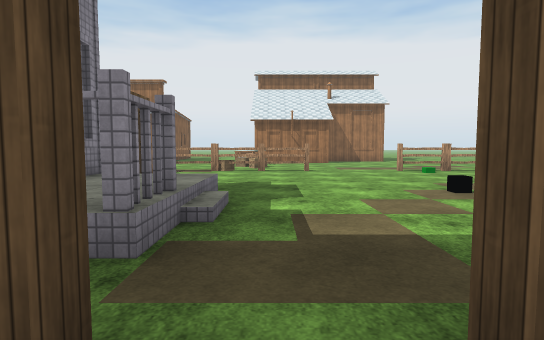
[1] (above)

24 first-person views from a walk through a 3-D level made in the Unity game engine. The camera is 1.4 m above the floor, tilts 4° down and sees 80° across. The floor is counted in squares, 2 m on a side. Each view is taken from the middle of a square. On the plan, view 1 faces up. The plan holds only what a view shows up to about 10 squares ahead; the rest is blank. The place goes on beyond the plan. The player is left out. Some animated figures are left out. Surface patterns are stand-ins for the level's own textures.

[2]
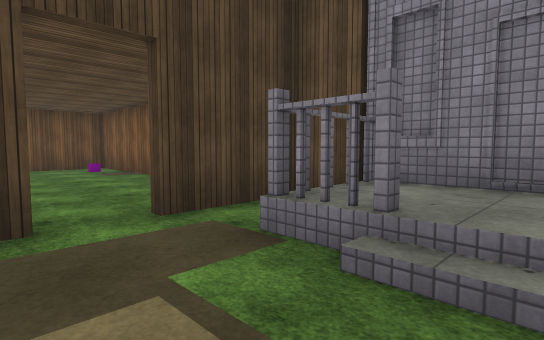

[3]
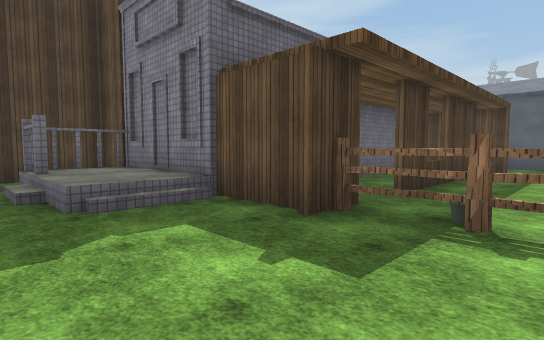

[4]
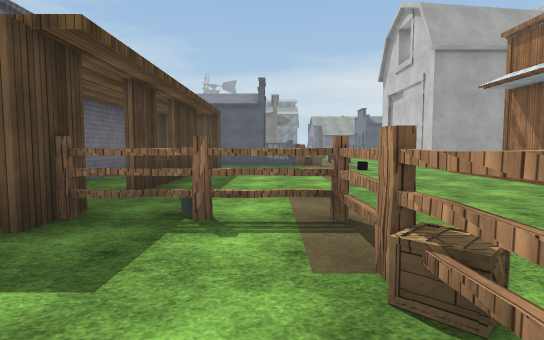

[5]
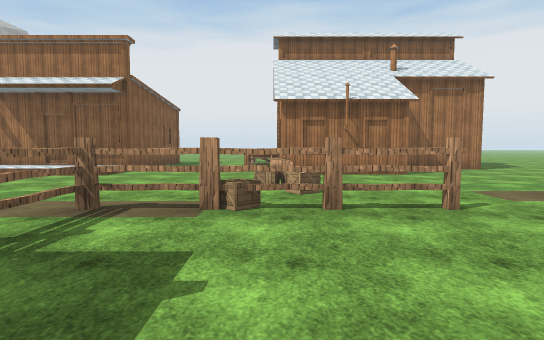

[6]
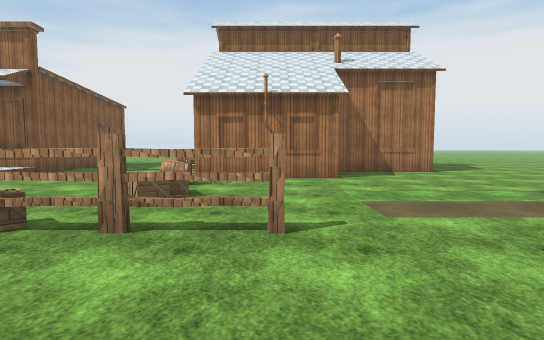

[7]
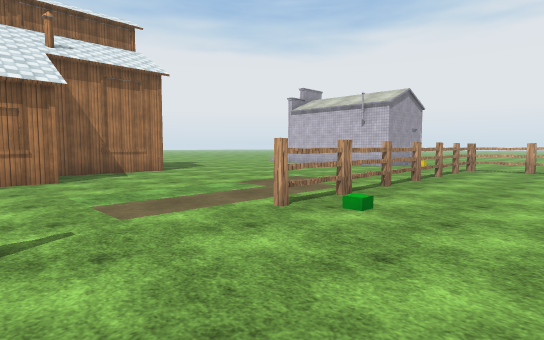

[8]
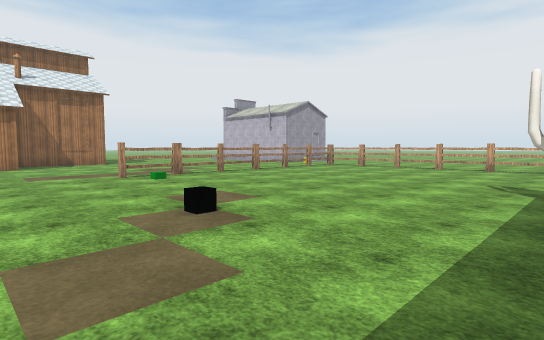

[9]
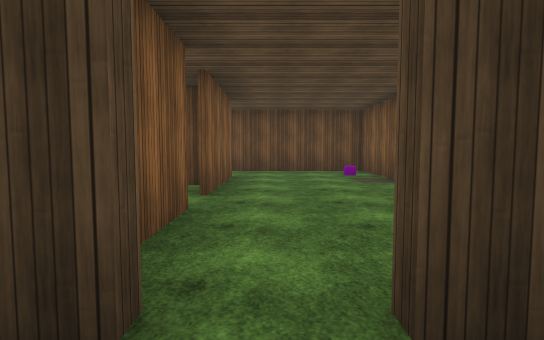

[10]
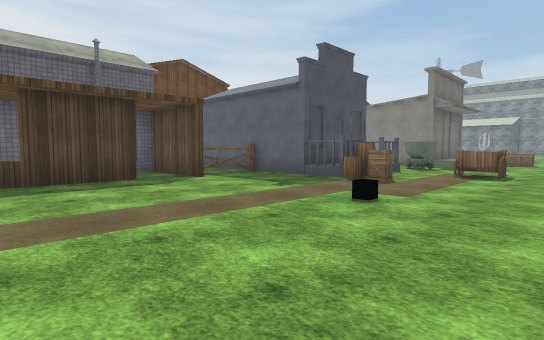

[11]
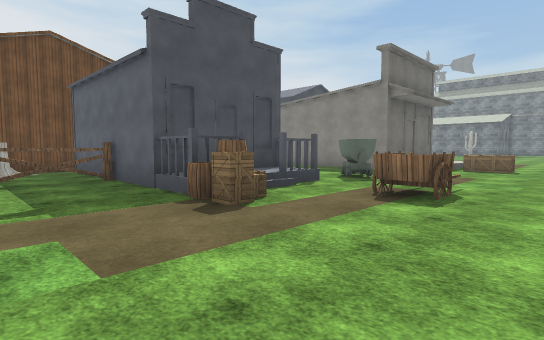

[12]
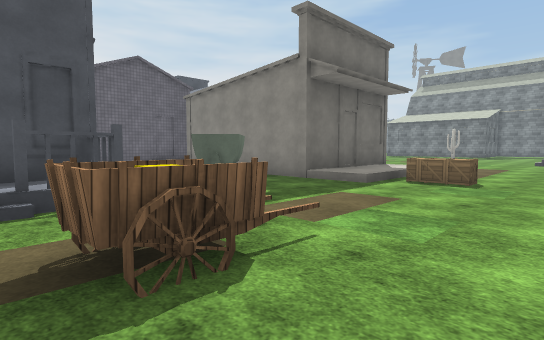

[13]
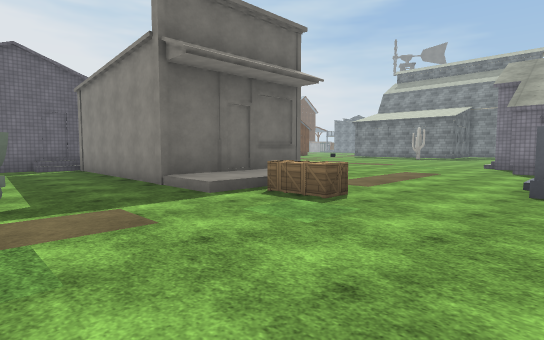

[14]
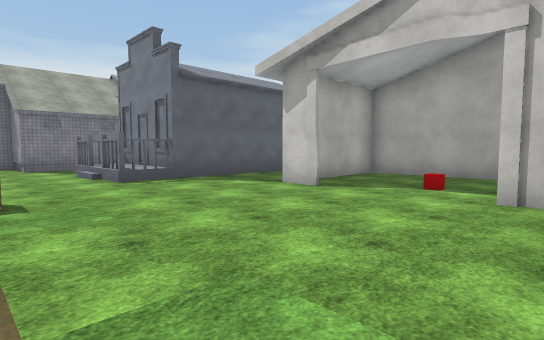

[15]
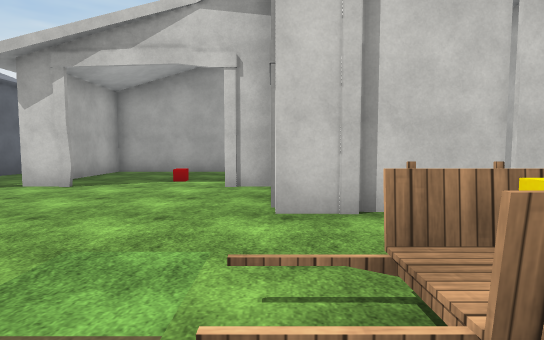

[16]
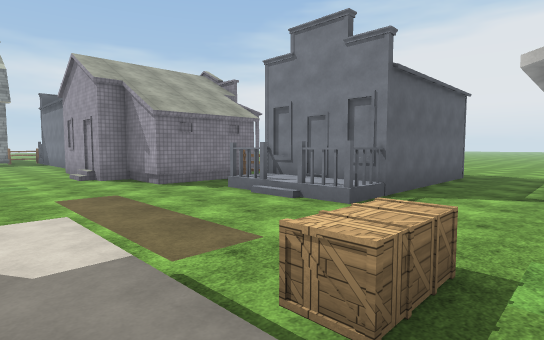

[17]
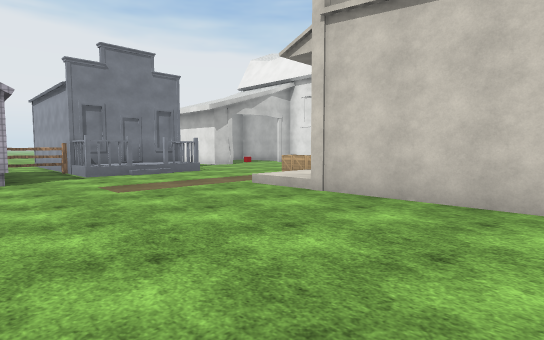

[18]
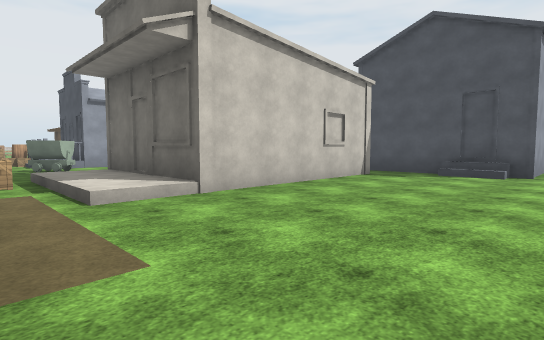

[19]
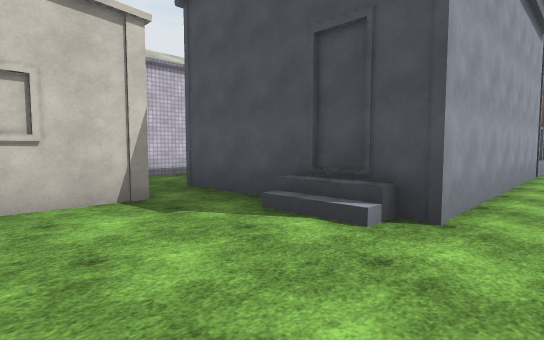

[20]
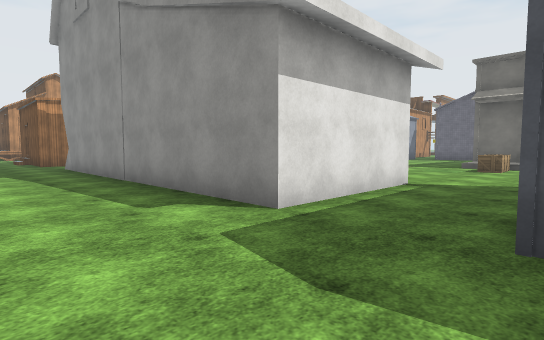

[21]
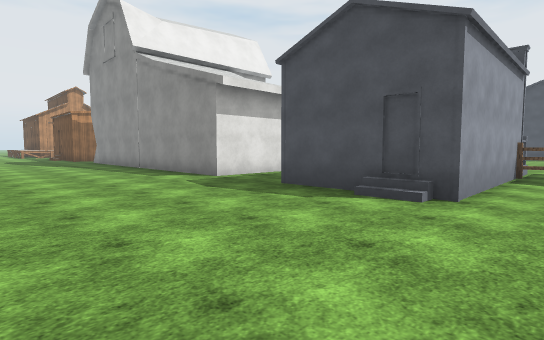

[22]
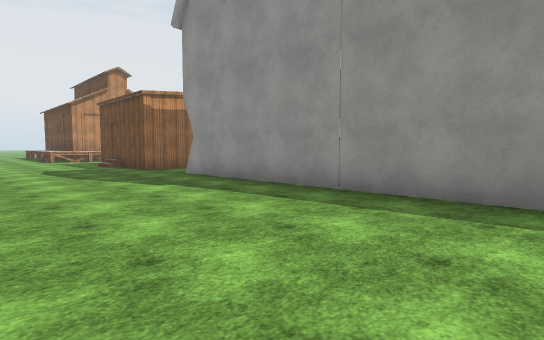

[23]
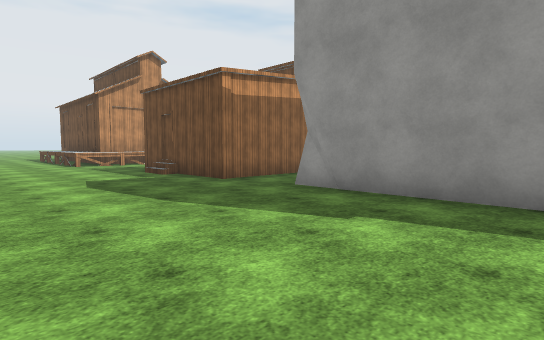

[24]
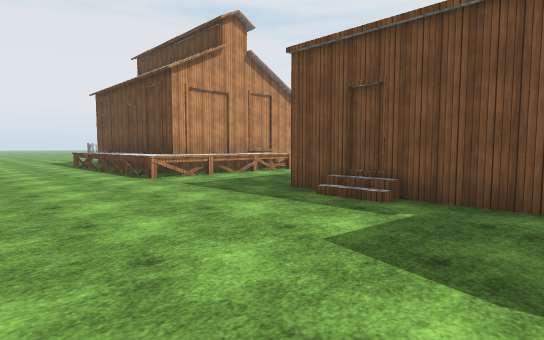

### Floor plan
Key: @ floor where view 1 was taken; # wall or solid block; x gap in a wall; . main floor; : floor 0.25 m higher than the main floor; + floor 0.5 m higher than the main floor; / step, stairs or slope; = window, fence, low wall or low ledge; ^ raised ledge; F fence; B box; H house; A barrel; W wagon; T trolley; S stump; R barn; C red cube; O other object.
Columns run from 28 left of view 1 to 7 right of it. Each row starts with its distance up from view 1.
 25  ......  ................
 24  ...............................
 23  ...............................
 22  ..........................^^^^
 21  ....................//...^^^^
 20  .####..RRRR######.#####..^^
 19   #  #..R...      .#    ..^^
 18  .#  #..R.C.       #     .^
 17  .## #..R..R#      #   # .        ..
 16  FF###......#      #####..    ####..
 15  #.H#H......##R    /:::.....# #.....
 14 ##.................////....A........
 13 .............O............. ........
 12 .......B.....W.............BB.......
 11 .....////......B...........B........
 10 .....   /..T.HOA..........FBFF..FFFF
  9 .....H###...    .........F..........
  8 .....   #..    #.........F..........
  7 .....   #..    #FF#x####.#..........
  6 ....#   #..    #H^#..... #..........
  5 ....#   #..    #H^####   #/=.../....
  4 .....   #..    #HS       #+/........
  3 .#####..####   ###       #+#........
  2 .#    ..#                ###.......O
  1 .#      #                ###.#
  0  #                         .@#
 -1  #                         ..#
 -2  #                        ....
 -3  #                        ...#
 -4  H                       #...##
 -5  H                       #...#
 -6                          #O...
 -7                          #....
 -8                          #####

Where each view was taken, in squares from view 1:
view 1: 0 up, 0 right, facing up
view 2: 4 up, 1 right, facing down-left
view 3: 9 up, 0 right, facing down-left
view 4: 9 up, 0 right, facing left
view 5: 6 up, 1 left, facing up
view 6: 7 up, 1 right, facing up
view 7: 7 up, 1 right, facing up-right
view 8: 2 up, 1 right, facing up-right
view 9: 2 up, 0 right, facing down
view 10: 14 up, 6 left, facing down-left
view 11: 14 up, 10 left, facing down-left
view 12: 14 up, 14 left, facing down-left
view 13: 15 up, 17 left, facing down-left
view 14: 12 up, 16 left, facing up-left
view 15: 11 up, 16 left, facing up
view 16: 10 up, 20 left, facing up-left
view 17: 6 up, 28 left, facing up-right
view 18: 12 up, 28 left, facing down-right
view 19: 6 up, 28 left, facing down-right
view 20: 23 up, 23 left, facing down-right
view 21: 25 up, 27 left, facing down-right
view 22: 25 up, 19 left, facing down-right
view 23: 25 up, 15 left, facing down-right
view 24: 25 up, 9 left, facing down-right
